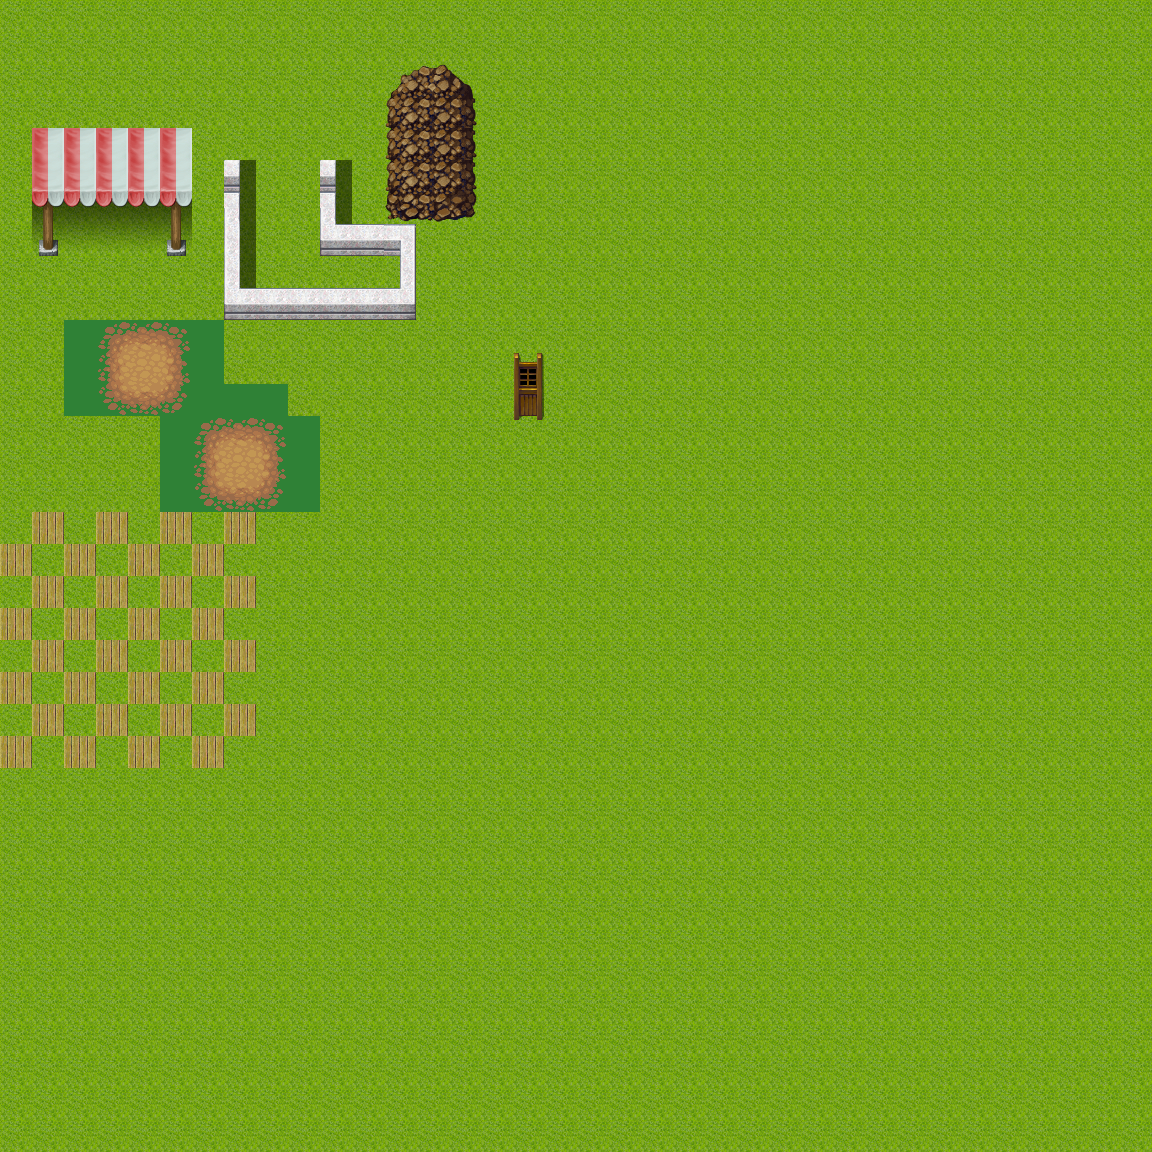

The image is a tile-based game level rendered from a .tmx file. Its description and source (layers, tilesets, objects; grid data summarised) follow:
An orthogonal 36x36 tile map with 32x32 px tiles, 14 tile layers (Tile Layer 1, Tile Layer 2, Tile Layer 3, Tile Layer 4, ...), 7 tilesets.

<map version="1.10" tiledversion="1.10.1" orientation="orthogonal" renderorder="right-down" width="36" height="36" tilewidth="32" tileheight="32" infinite="0" nextlayerid="17" nextobjectid="46">
 <tileset firstgid="1" source="../tilesets/Refmap-TileA5.tsx" />
 <tileset firstgid="129" source="../tilesets/spawn_tiles.tsx" />
 <tileset firstgid="385" source="../tilesets/Refmap-TileC.tsx" />
 <tileset firstgid="641" source="../tilesets/Refmap-TileE.tsx" />
 <tileset firstgid="897" source="../tilesets/Refmap-TileD.tsx" />
 <tileset firstgid="1153" source="../tilesets/pngkit_tile-png_2654326.tsx" />
 <tileset firstgid="2305" source="../tilesets/Refmap-TileB.tsx" />
 <layer id="1" name="Tile Layer 1" width="36" height="36">
  <data>[1296 cells, 1296 non-empty, 3 distinct tile ids]</data>
 </layer>
 <layer id="3" name="Tile Layer 2" width="36" height="36">
  <data>[1296 cells, 73 non-empty, 36 distinct tile ids]</data>
 </layer>
 <layer id="4" name="Tile Layer 3" width="36" height="36">
  <data>[1296 cells, 0 non-empty, 0 distinct tile ids]</data>
 </layer>
 <layer id="5" name="Tile Layer 4" width="36" height="36">
  <data>[1296 cells, 0 non-empty, 0 distinct tile ids]</data>
 </layer>
 <layer id="6" name="Tile Layer 5" width="36" height="36">
  <data>[1296 cells, 0 non-empty, 0 distinct tile ids]</data>
 </layer>
 <layer id="7" name="Tile Layer 6" width="36" height="36">
  <data>[1296 cells, 0 non-empty, 0 distinct tile ids]</data>
 </layer>
 <layer id="8" name="Tile Layer 7" width="36" height="36">
  <data>[1296 cells, 0 non-empty, 0 distinct tile ids]</data>
 </layer>
 <layer id="9" name="Tile Layer 8" width="36" height="36">
  <data>[1296 cells, 0 non-empty, 0 distinct tile ids]</data>
 </layer>
 <layer id="10" name="Tile Layer 9" width="36" height="36">
  <data>[1296 cells, 0 non-empty, 0 distinct tile ids]</data>
 </layer>
 <layer id="11" name="Tile Layer 10" width="36" height="36">
  <data>[1296 cells, 0 non-empty, 0 distinct tile ids]</data>
 </layer>
 <layer id="12" name="Tile Layer 11" width="36" height="36">
  <data>[1296 cells, 0 non-empty, 0 distinct tile ids]</data>
 </layer>
 <layer id="13" name="Tile Layer 12" width="36" height="36">
  <data>[1296 cells, 0 non-empty, 0 distinct tile ids]</data>
 </layer>
 <layer id="15" name="Tile Layer 13" width="36" height="36">
  <data>[1296 cells, 0 non-empty, 0 distinct tile ids]</data>
 </layer>
 <layer id="16" name="Tile Layer 14" width="36" height="36">
  <data>[1296 cells, 0 non-empty, 0 distinct tile ids]</data>
 </layer>
 <objectgroup id="14" name="Object Layer 1" />
</map>
